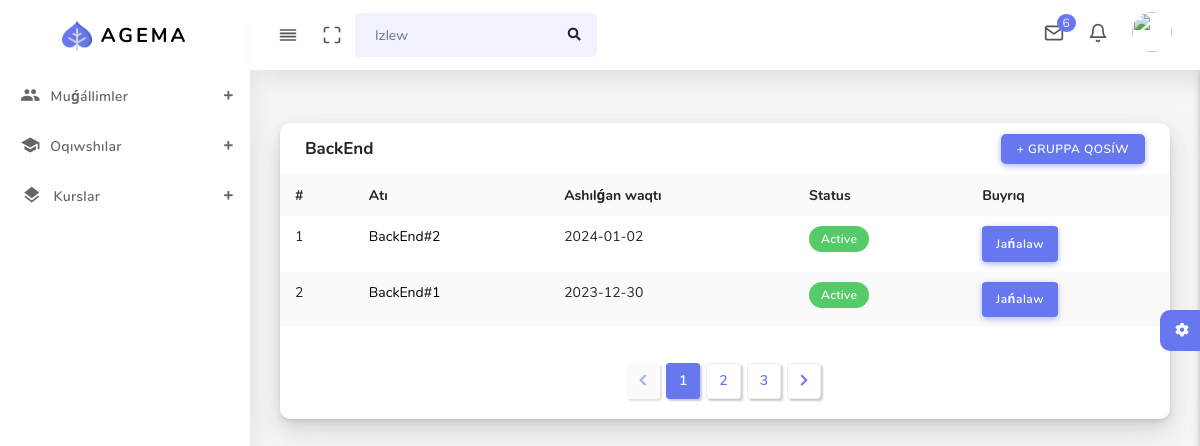
The page /Views/group_list.php?id=1 on the database its author committed.
### tables this page shows
CREATE TABLE `courses` (
  `id` int(11) NOT NULL,
  `name` varchar(255) NOT NULL
);

CREATE TABLE `groups` (
  `id` int(11) NOT NULL,
  `course_id` int(11) NOT NULL,
  `gname` varchar(255) NOT NULL,
  `month` int(11) NOT NULL,
  `price` int(11) NOT NULL,
  `date` date NOT NULL
);

### Views/group_list.php (the view, shortened to what this page needs)
    <?php
include "header.php";
?>
    <div class="col-12">
        <div class="card">
            <?php
$con = mysqli_connect("localhost", "root", "root", "db_edu");
$sql = "select * from `groups`";
$res = mysqli_query($con, $sql);
$sql2 = "select * from `courses`";
$res2 = mysqli_query($con, $sql2);
for ($data = []; $v = $res->fetch_assoc(); $data[] = $v);
for ($data2 = []; $v = $res2->fetch_assoc(); $data2[] = $v);
foreach ($data2 as $v) {
    if ($v['id'] == $_GET["id"]) {
        ?>
            <div class="card-header" style="display: flex; justify-content: space-between;">
                <h4><?=$v['name']?></h4>
                <div class="text-right">
                    <a class="btn btn-primary " style="border-radius: 5px;" href="add_group.php?id=<?=$v['id']?>">+ GRUPPA QOSÍW</a>
                </div>
            </div>
            <?php
}
}
?>
            <div class="card-body p-0">
                <div class="table-responsive">
                    <table class="table table-striped table-md">
                        <tbody>
                            <tr>
                                <th>#</th>
                                <th>Atı</th>
                                <th>Ashılǵan waqtı</th>
                                <th>Status</th>
                                <th>Buyrıq</th>
                            </tr>
                            <?php
$i = 1;
foreach ($data as $v) {
    if ($v["course_id"] == $_GET["id"]) {
        ?>
                            <tr>
                                <td><?=$i++?></td>
                                <td><a href="group_in_students.php?id=<?=$v['id']?>"
                                        style="color: black; text-decoration: none;"><?=$v['gname']?></a></td>
                                <td><?=$v['date']?></td>
                                <td>
                                    <div
                                        class="badge <?=(date("Y-m-d") - $v["date"] < 6) ? "badge-success" : "badge-danger"?> ">
                                        <?=(date("Y-m-d") - $v["date"] < 6) ? "Active" : "Not Active"?></div>
                                </td>
                                <td><a href="add_group.php?edit_id=<?=$v['id']?>&edit=<?=true?>&id=<?=$v['course_id']?>"
                                        class="btn btn-primary">Jańalaw</a></td>
                            </tr>
                            <?php
}
}
?>
                        </tbody>
                    </table>
                </div>
            </div>
            <div class="card-footer text-center">
                <nav class="d-inline-block">
                    <ul class="pagination mb-0">
                        <li class="page-item disabled">
                            <a class="page-link" href="#" tabindex="-1"><i class="fas fa-chevron-left"></i></a>
                        </li>
                        <li class="page-item active"><a class="page-link" href="#">1 </a></li>
                        <li class="page-item">
                            <a class="page-link" href="#">2</a>
                        </li>
                        <li class="page-item"><a class="page-link" href="#">3</a></li>
                        <li class="page-item">
                            <a class="page-link" href="#"><i class="fas fa-chevron-right"></i></a>
                        </li>
                    </ul>
                </nav>
            </div>
        </div>
    </div>
    <?php
include "main.php";
?>

### rows shown on the page
courses: name "BackEnd"
groups: gname "BackEnd#2", date "2024-01-02", shows "Active"
groups: gname "BackEnd#1", date "2023-12-30", shows "Active"
